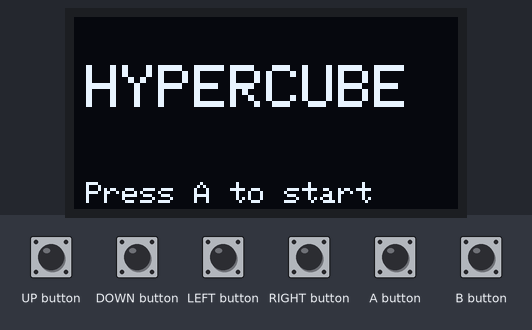
Bench run of a sketch on a simulated Arduboy, built with avr-gcc and run on an emulated ATmega32U4. Shown: 128×64 one-colour display. The inputs (shaded band) are chosen by the test bench. Random numbers use the default seed unless the sketch sets one.

Above: at 1.2 s.
1.3 s: A button pressed for 1 s
At 3.2 s:
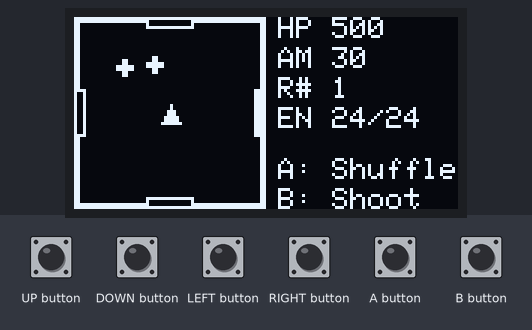
3.8 s: LEFT button pressed for 1 s
At 3.98 s:
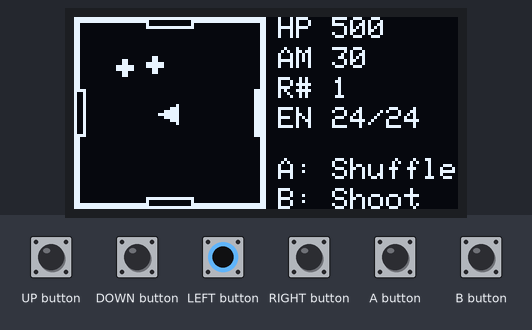
5.4 s: DOWN button pressed for 0.15 s
At 5.83 s:
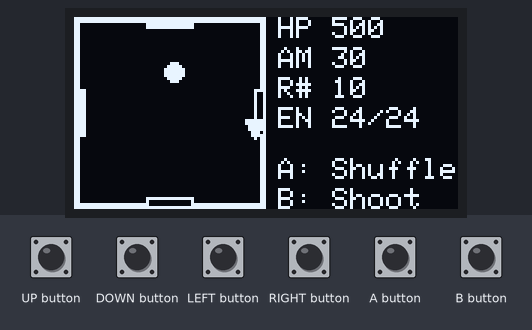
6.1 s: B button pressed for 0.15 s
At 6.45 s:
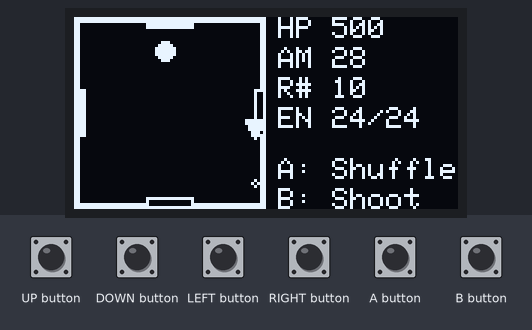
6.8 s: UP button pressed for 0.15 s
At 7.07 s:
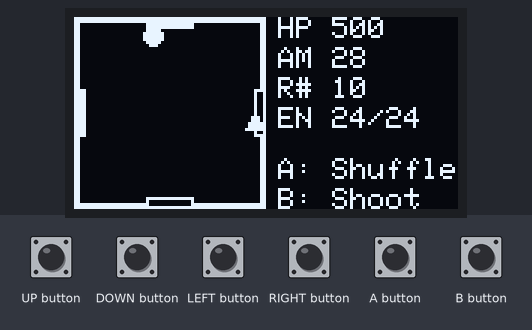
7.5 s: A button pressed for 0.15 s
At 52.26 s:
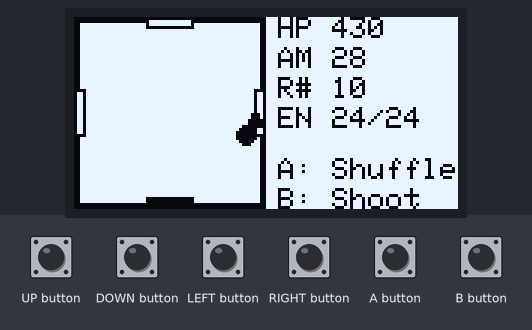

The sketch:

Hypercube.ino
```cpp
// Hypercube
// K. M. Kroski
// 16 Dec 2016

// Settings
#define SIZE 3
#define MOVE_DELAY 2
#define FIRE_DELAY 5
#define BULLET_COUNT 3
#define BULLET_SPEED 3
#define ROOM_COUNT 18
#define ENEMY_COUNT 24
#define ENEMY_SPEED 1
#define ENEMY_DAMAGE 10
#define AMMO_COUNT 10
#define HEALTH_COUNT 8

// Constants
#define UP 0
#define RIGHT 1
#define DOWN 2
#define LEFT 3
#define BULLET_X 0
#define BULLET_Y 1
#define BULLET_X_SPEED 2
#define BULLET_Y_SPEED 3
#define ROOM 0
#define ACTIVE 1
#define X 2
#define Y 3

#include <Arduboy.h>

Arduboy arduboy;

// Input Buffers
byte ubuf = 0;
byte rbuf = 0;
byte dbuf = 0;
byte lbuf = 0;
byte abuf = 0;
byte bbuf = 0;

byte state = 0;

// Player
byte px = 32;
byte py = 32;
byte po = UP;
int pl = 500;
int pa = 30;

// Bullets
int bullets[BULLET_COUNT][4] = {};

// Room
int rooms[ROOM_COUNT][4] = {};
int current_room = 0;

// Enemy
int enemies[ENEMY_COUNT][4] = {};
byte enemies_active = ENEMY_COUNT;

// Ammo
int ammo[AMMO_COUNT][4] = {};

// Health
int health[HEALTH_COUNT][4] = {};

void resetGame() {
  state = 0;
  current_room = 0;
  enemies_active = ENEMY_COUNT;

  px = 32;
  py = 32;
  po = UP;
  pl = 500;
  pa = 30;

  for (int i = 0; i < BULLET_COUNT; i++) {
    bullets[i][BULLET_X] = -1;
    bullets[i][BULLET_Y] = -1;
    bullets[i][BULLET_X_SPEED] = 0;
    bullets[i][BULLET_Y_SPEED] = 0;
  }

  generateRooms();
  generateEnemies();
  generateAmmo();
  generateHealth();
}

void generateRooms() {
  for (int i = 0; i < ROOM_COUNT; i++) {
    rooms[i][UP] = -1;
    rooms[i][RIGHT] = -1;
    rooms[i][DOWN] = -1;
    rooms[i][LEFT] = -1;
  }

  for (int i = 0; i < ROOM_COUNT * 2; i++) {
    byte dst = random(0, ROOM_COUNT);
    byte dir = random(0, 4);
    byte dir_i = 0;

    switch (dir) {
      case UP:
        dir_i = DOWN;
        break;
      case DOWN:
        dir_i = UP;
        break;
      case LEFT:
        dir_i = RIGHT;
        break;
      case RIGHT:
        dir_i = LEFT;
        break;
    }

    if (dst == i % ROOM_COUNT) {
      continue;
    } else if (rooms[dst][dir_i] != -1 || rooms[i % ROOM_COUNT][dir] != -1) {
      continue;
    } else {
      rooms[dst][dir_i] = i % ROOM_COUNT;
      rooms[i % ROOM_COUNT][dir] = dst;
    }
  }
}

void generateEnemies() {
  for (int i = 0; i < ENEMY_COUNT; i++) {
    enemies[i][ROOM] = -1;
    enemies[i][ACTIVE] = 0;
    enemies[i][X] = 0;
    enemies[i][Y] = 0;

    byte rnd = 0;
    do {
      rnd = random(1, ROOM_COUNT);  // TODO: Avoid player's starting room
    } while (rooms[rnd][UP] == -1 && rooms[rnd][DOWN] == -1 && rooms[rnd][LEFT] == -1 && rooms[rnd][RIGHT] == -1);

    enemies[i][ROOM] = rnd;
    enemies[i][ACTIVE] = 1;
    enemies[i][X] = random(9, 54);
    enemies[i][Y] = random(9, 54);
  }
}

void generateAmmo() {
  for (int i = 0; i < AMMO_COUNT; i++) {
    ammo[i][ROOM] = -1;
    ammo[i][ACTIVE] = 0;
    ammo[i][X] = 0;
    ammo[i][Y] = 0;

    byte rnd = 0;
    do {
      rnd = random(0, ROOM_COUNT);
    } while (rooms[rnd][UP] == -1 && rooms[rnd][DOWN] == -1 && rooms[rnd][LEFT] == -1 && rooms[rnd][RIGHT] == -1);

    ammo[i][ROOM] = rnd;
    ammo[i][ACTIVE] = 1;
    ammo[i][X] = random(9, 54);
    ammo[i][Y] = random(9, 54);
  }
}

void generateHealth() {
  for (int i = 0; i < HEALTH_COUNT; i++) {
    health[i][ROOM] = -1;
    health[i][ACTIVE] = 0;
    health[i][X] = 0;
    health[i][Y] = 0;

    byte rnd = 0;
    do {
      rnd = random(0, ROOM_COUNT);
    } while (rooms[rnd][UP] == -1 && rooms[rnd][DOWN] == -1 && rooms[rnd][LEFT] == -1 && rooms[rnd][RIGHT] == -1);

    health[i][ROOM] = rnd;
    health[i][ACTIVE] = 1;
    health[i][X] = random(9, 54);
    health[i][Y] = random(9, 54);
  }
}

void drawHud() {
  arduboy.setTextSize(1);

  arduboy.setCursor(68, 0);
  arduboy.print("HP ");
  arduboy.print(pl);

  arduboy.setCursor(68, 10);
  arduboy.print("AM ");
  arduboy.print(pa);

  arduboy.setCursor(68, 20);
  arduboy.print("R# ");
  arduboy.print(current_room + 1);

  arduboy.setCursor(68, 30);
  arduboy.print("EN ");
  arduboy.print(enemies_active);
  arduboy.print("/");
  arduboy.print(ENEMY_COUNT);

  arduboy.setCursor(68, 47);
  arduboy.print("A: Shuffle");

  arduboy.setCursor(68, 57);
  arduboy.print("B: Shoot");
}

void drawRoom() {
  // Top left corner
  arduboy.fillRect(0, 0, 24, 2, WHITE);
  arduboy.fillRect(0, 0, 2, 24, WHITE);

  // Bottom left corner
  arduboy.fillRect(0, 40, 2, 24, WHITE);
  arduboy.fillRect(0, 62, 24, 2, WHITE);

  // Top right corner
  arduboy.fillRect(40, 0, 24, 2, WHITE);
  arduboy.fillRect(62, 0, 2, 24, WHITE);

  // Bottom right corner
  arduboy.fillRect(62, 40, 2, 24, WHITE);
  arduboy.fillRect(40, 62, 24, 2, WHITE);

  if (rooms[current_room][UP] != -1) {
    arduboy.drawRect(24, 0, 16, 4, WHITE);
  } else {
    arduboy.fillRect(24, 0, 16, 4, WHITE);
  }

  if (rooms[current_room][DOWN] != -1) {
    arduboy.drawRect(24, 60, 16, 4, WHITE);
  } else {
    arduboy.fillRect(24, 60, 16, 4, WHITE);
  }

  if (rooms[current_room][LEFT] != -1) {
    arduboy.drawRect(0, 24, 4, 16, WHITE);
  } else {
    arduboy.fillRect(0, 24, 4, 16, WHITE);
  }

  if (rooms[current_room][RIGHT] != -1) {
    arduboy.drawRect(60, 24, 4, 16, WHITE);
  } else {
    arduboy.fillRect(60, 24, 4, 16, WHITE);
  }
}

void drawPlayer() {
  switch (po) {
    case UP:
      arduboy.fillTriangle(px, py - SIZE, px - SIZE, py + SIZE, px + SIZE, py + SIZE, WHITE);
      break;
    case RIGHT:
      arduboy.fillTriangle(px - SIZE, py - SIZE, px + SIZE, py, px - SIZE, py + SIZE, WHITE);
      break;
    case DOWN:
      arduboy.fillTriangle(px - SIZE, py - SIZE, px + SIZE, py - SIZE, px, py + SIZE, WHITE);
      break;
    case LEFT:
      arduboy.fillTriangle(px + SIZE, py - SIZE, px + SIZE, py + SIZE, px - SIZE, py, WHITE);
      break;
  }
}

void drawEnemies() {
  for (int i = 0; i < ENEMY_COUNT; i++) {
    if (enemies[i][ROOM] != current_room || enemies[i][ACTIVE] == -1) {
      continue;
    }

    if (enemies[i][ACTIVE] == 1) {
      arduboy.fillCircle(enemies[i][X], enemies[i][Y], SIZE, WHITE);
    } else if (enemies[i][ACTIVE] == 0) {
      arduboy.drawCircle(enemies[i][X], enemies[i][Y], SIZE, WHITE);
    }
  }
}

void drawAmmo() {
  for (int i = 0; i < AMMO_COUNT; i++) {
    if (ammo[i][ROOM] != current_room || ammo[i][ACTIVE] <= 0) {
      continue;
    }

    arduboy.drawRect(ammo[i][X] - 3, ammo[i][Y] - 3, 6, 6, WHITE);
  }
}

void drawHealth() {
  for (int i = 0; i < HEALTH_COUNT; i++) {
    if (health[i][ROOM] != current_room || health[i][ACTIVE] <= 0) {
      continue;
    }

    arduboy.drawRect(health[i][X] - 3, health[i][Y] - 1, 6, 2, WHITE);
    arduboy.drawRect(health[i][X] - 1, health[i][Y] - 3, 2, 6, WHITE);
  }
}

void drawBullets() {
  for (int i = 0; i < BULLET_COUNT; i++) {
    if (bullets[i][BULLET_X] != -1 && bullets[i][BULLET_Y] != -1) {
      bullets[i][BULLET_X] += bullets[i][BULLET_X_SPEED];
      bullets[i][BULLET_Y] += bullets[i][BULLET_Y_SPEED];

      arduboy.drawCircle(bullets[i][BULLET_X], bullets[i][BULLET_Y], 1, WHITE);
    }

    if (
      bullets[i][BULLET_X] < 0 || bullets[i][BULLET_X] > 63 ||
      bullets[i][BULLET_Y] < 0 || bullets[i][BULLET_Y] > 63
    ) {
      bullets[i][BULLET_X] = -1;
      bullets[i][BULLET_Y] = -1;
    }
  }
}

void updateEnemies() {
  // TODO: Make enemies move towards you

  for (int i = 0; i < ENEMY_COUNT; i++) {
    if (enemies[i][ROOM] != current_room || enemies[i][ACTIVE] == -1) {
      continue;
    }

    enemies[i][X] += random(-1 * ENEMY_SPEED, ENEMY_SPEED + 1);
    enemies[i][Y] += random(-1 * ENEMY_SPEED, ENEMY_SPEED + 1);

    if (enemies[i][X] - SIZE <= 2) { enemies[i][X] = 3 + SIZE; }
    if (enemies[i][X] + SIZE >= 61) { enemies[i][X] = 60 - SIZE; }
    if (enemies[i][Y] - SIZE <= 2) { enemies[i][Y] = 3 + SIZE; }
    if (enemies[i][Y] + SIZE >= 61) { enemies[i][Y] = 60 - SIZE; }
  }
}

void handleInput() {
  if (ubuf > 0) { ubuf--; }
  if (rbuf > 0) { rbuf--; }
  if (dbuf > 0) { dbuf--; }
  if (lbuf > 0) { lbuf--; }
  if (bbuf > 0) { bbuf--; }

  if (arduboy.pressed(UP_BUTTON) && ubuf == 0) {
    ubuf = MOVE_DELAY;

    po = UP;
    py--;
  }

  if (arduboy.pressed(RIGHT_BUTTON) && rbuf == 0) {
    rbuf = MOVE_DELAY;

    po = RIGHT;
    px++;
  }

  if (arduboy.pressed(DOWN_BUTTON) && dbuf == 0) {
    dbuf = MOVE_DELAY;

    po = DOWN;
    py++;
  }

  if (arduboy.pressed(LEFT_BUTTON) && lbuf == 0) {
    lbuf = MOVE_DELAY;

    po = LEFT;
    px--;
  }

  if (arduboy.pressed(A_BUTTON) && abuf == 0) {
    abuf = 10;

    arduboy.invert(true);
    generateRooms();
    delay(20);
    arduboy.invert(false);
  }

  if (arduboy.pressed(B_BUTTON) && bbuf == 0) {
    bbuf = FIRE_DELAY;

    for (int i = 0; i < BULLET_COUNT; i++) {
      if (bullets[i][BULLET_X] == -1 && bullets[i][BULLET_Y] == -1) {
        if (pa <= 0) {
          break;
        }

        pa--;

        bullets[i][BULLET_X] = px;
        bullets[i][BULLET_Y] = py;

        switch (po) {
          case UP:
            bullets[i][BULLET_X_SPEED] = 0;
            bullets[i][BULLET_Y_SPEED] = -1 * BULLET_SPEED;
            break;
          case RIGHT:
            bullets[i][BULLET_X_SPEED] = BULLET_SPEED;
            bullets[i][BULLET_Y_SPEED] = 0;
            break;
          case DOWN:
            bullets[i][BULLET_X_SPEED] = 0;
            bullets[i][BULLET_Y_SPEED] = BULLET_SPEED;
            break;
          case LEFT:
            bullets[i][BULLET_X_SPEED] = -1 * BULLET_SPEED;
            bullets[i][BULLET_Y_SPEED] = 0;
            break;
        }

        break;
      }
    }
  }
}

void checkPlayerRoomCollision() {
  // Vertical
  if (py - SIZE < 2 && (px - SIZE < 24 || px + SIZE > 40)) { py++; }
  if (py + SIZE > 61 && (px - SIZE < 24 || px + SIZE > 40)) { py--; }

  // Horizontal
  if (px - SIZE < 2 && (py - SIZE < 24 || py + SIZE > 40)) { px++; }
  if (px + SIZE > 61 && (py - SIZE < 24 || py + SIZE > 40)) { px--; }

  // Top door
  if (py - SIZE <= 0 && px - SIZE >= 24 && px + SIZE <= 40 && rooms[current_room][UP] != -1) {
    current_room = rooms[current_room][UP];
    py = 60;
  } else if (py - SIZE <= 0) {
    py += 2;
  }

  // Bottom door
  if (py + SIZE >= 64 && px - SIZE >= 24 && px + SIZE <= 40 && rooms[current_room][DOWN] != -1) {
    current_room = rooms[current_room][DOWN];
    py = 4;
  } else if (py + SIZE >= 64) {
    py -= 2;
  }

  // Left door
  if (px - SIZE <= 0 && py - SIZE >= 24 && py + SIZE <= 40 && rooms[current_room][LEFT] != -1) {
    current_room = rooms[current_room][LEFT];
    px = 60;
  } else if (px - SIZE <= 0) {
    px += 2;
  }

  // Right door
  if (px + SIZE >= 64 && py - SIZE >= 24 && py + SIZE <= 40 && rooms[current_room][RIGHT] != -1) {
    current_room = rooms[current_room][RIGHT];
    px = 4;
  } else if (px + SIZE >= 64) {
    px -= 2;
  }
}

void checkBulletEnemyCollision() {
  for (int i = 0; i < ENEMY_COUNT; i++) {
    if (enemies[i][ROOM] != current_room || enemies[i][ACTIVE] == -1) {
      continue;
    }

    for (int j = 0; j < BULLET_COUNT; j++) {
      if (bullets[j][BULLET_X] == -1 && bullets[j][BULLET_Y] == -1) {
        continue;
      }

      if (
        (abs(enemies[i][X] - bullets[j][BULLET_X]) * 2 < (SIZE * 2 + 2)) &&
        (abs(enemies[i][Y] - bullets[j][BULLET_Y]) * 2 < (SIZE * 2 + 2))
      ) {
        enemies[i][ACTIVE]--;

        if (enemies[i][ACTIVE] == -1) {
          enemies_active--;
        }

        if (enemies_active == 0) {
          state = 2;
        }

        bullets[j][BULLET_X] = -1;
        bullets[j][BULLET_Y] = -1;
      }
    }
  }
}

void checkPlayerEnemyCollision() {
  for (int i = 0; i < ENEMY_COUNT; i++) {
    if (enemies[i][ROOM] != current_room || enemies[i][ACTIVE] == -1) {
      continue;
    }

    if (
      (abs(enemies[i][X] - px) * 2 < (SIZE * 2 + SIZE * 2)) &&
      (abs(enemies[i][Y] - py) * 2 < (SIZE * 2 + SIZE * 2))
    ) {
      pl -= ENEMY_DAMAGE;

      arduboy.invert(true);
      delay(20);
      arduboy.invert(false);

      if (pl <= 0) {
        pl = 0;

        state = 3;
      }
    }
  }
}

void checkPlayerAmmoCollision() {
  for (int i = 0; i < AMMO_COUNT; i++) {
    if (ammo[i][ROOM] != current_room || ammo[i][ACTIVE] != 1) {
      continue;
    }

    if (
      (abs(ammo[i][X] - px) * 2 < (SIZE * 2 + SIZE * 2)) &&
      (abs(ammo[i][Y] - py) * 2 < (SIZE * 2 + SIZE * 2))
    ) {
      pa += 30;
      ammo[i][ACTIVE] = 0;
    }
  }
}

void checkPlayerHealthCollision() {
  for (int i = 0; i < HEALTH_COUNT; i++) {
    if (health[i][ROOM] != current_room || health[i][ACTIVE] != 1) {
      continue;
    }

    if (
      (abs(health[i][X] - px) * 2 < (6 + SIZE * 2)) &&
      (abs(health[i][Y] - py) * 2 < (6 + SIZE * 2))
    ) {
      pl += 50;
      health[i][ACTIVE] = 0;
    }
  }
}

void setup() {
  arduboy.begin();
  arduboy.setFrameRate(60);
  arduboy.initRandomSeed();

  resetGame();

  arduboy.clear();
}

void loop() {
  if (!arduboy.nextFrame()) { return; }

  arduboy.clear();

  if (abuf > 0) { abuf--; } // Moved here b/c A used in menus

  switch (state) {
    case 0:
      arduboy.setTextSize(2);
      arduboy.setCursor(4, 16);
      arduboy.print("HYPERCUBE");

      arduboy.setTextSize(1);
      arduboy.setCursor(4, 55);
      arduboy.print("Press A to start");

      if (arduboy.pressed(A_BUTTON) && abuf == 0) {
        abuf = 10;
        state = 1;
      }
      break;

    case 1:
      handleInput();

      drawHud();

      drawRoom();
      drawPlayer();
      checkPlayerRoomCollision();

      updateEnemies();
      drawEnemies();

      drawAmmo();
      checkPlayerAmmoCollision();

      drawHealth();
      checkPlayerHealthCollision();

      drawBullets();
      checkBulletEnemyCollision();
      checkPlayerEnemyCollision();
      break;

    case 2:
      arduboy.setTextSize(2);
      arduboy.setCursor(4, 16);
      arduboy.print("ALL CLEAR!");

      arduboy.setTextSize(1);
      arduboy.setCursor(4, 35);
      arduboy.print("XXX");
      arduboy.print(" points");

      arduboy.setCursor(4, 55);
      arduboy.print("Press A to restart");

      if (arduboy.pressed(A_BUTTON) && abuf == 0) {
        abuf = 10;
        resetGame();
      }
      break;

    case 3:
      arduboy.setTextSize(2);
      arduboy.setCursor(4, 16);
      arduboy.print("GAME OVER");

      arduboy.setTextSize(1);
      arduboy.setCursor(4, 35);
      arduboy.print("XXX");
      arduboy.print(" points");

      arduboy.setCursor(4, 55);
      arduboy.print("Press A to restart");

      if (arduboy.pressed(A_BUTTON) && abuf == 0) {
        abuf = 10;
        resetGame();
      }
      break;
  }

  arduboy.display();
}
```

Measured:
- after the input at 1.3 s, the display: first changes at once (image 1 shows a later state)
- after the input at 3.8 s, the display: changes at once (image 2)
